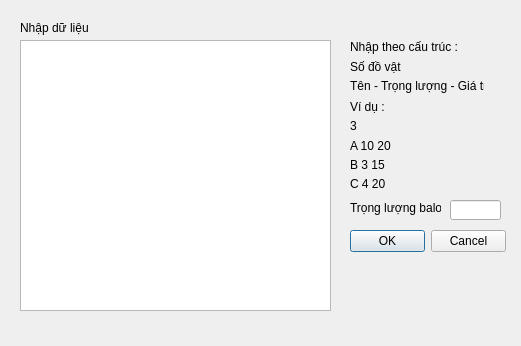
<?xml version="1.0" encoding="UTF-8"?>
<ui version="4.0">
 <class>nhap</class>
 <widget class="QDialog" name="nhap">
  <property name="geometry">
   <rect>
    <x>0</x>
    <y>0</y>
    <width>521</width>
    <height>346</height>
   </rect>
  </property>
  <property name="windowTitle">
   <string>Dialog</string>
  </property>
  <widget class="QPlainTextEdit" name="nhapnew">
   <property name="geometry">
    <rect>
     <x>20</x>
     <y>40</y>
     <width>311</width>
     <height>271</height>
    </rect>
   </property>
  </widget>
  <widget class="QDialogButtonBox" name="buttonBox">
   <property name="geometry">
    <rect>
     <x>350</x>
     <y>230</y>
     <width>156</width>
     <height>23</height>
    </rect>
   </property>
   <property name="standardButtons">
    <set>QDialogButtonBox::Cancel|QDialogButtonBox::Ok</set>
   </property>
  </widget>
  <widget class="QLabel" name="label_9">
   <property name="geometry">
    <rect>
     <x>20</x>
     <y>20</y>
     <width>71</width>
     <height>16</height>
    </rect>
   </property>
   <property name="text">
    <string>Nhập dữ liệu</string>
   </property>
  </widget>
  <widget class="QLineEdit" name="trongluong">
   <property name="geometry">
    <rect>
     <x>450</x>
     <y>200</y>
     <width>51</width>
     <height>20</height>
    </rect>
   </property>
  </widget>
  <widget class="QLabel" name="label_10">
   <property name="geometry">
    <rect>
     <x>350</x>
     <y>200</y>
     <width>91</width>
     <height>16</height>
    </rect>
   </property>
   <property name="text">
    <string>Trọng lượng balo :</string>
   </property>
  </widget>
  <widget class="QWidget" name="">
   <property name="geometry">
    <rect>
     <x>350</x>
     <y>100</y>
     <width>45</width>
     <height>91</height>
    </rect>
   </property>
   <layout class="QFormLayout" name="formLayout">
    <item row="0" column="0">
     <widget class="QLabel" name="label_4">
      <property name="text">
       <string>Ví dụ :</string>
      </property>
     </widget>
    </item>
    <item row="1" column="0">
     <widget class="QLabel" name="label_5">
      <property name="text">
       <string>3</string>
      </property>
     </widget>
    </item>
    <item row="2" column="0">
     <widget class="QLabel" name="label_6">
      <property name="text">
       <string>A 10 20</string>
      </property>
     </widget>
    </item>
    <item row="3" column="0">
     <widget class="QLabel" name="label_7">
      <property name="text">
       <string>B 3 15</string>
      </property>
     </widget>
    </item>
    <item row="4" column="0">
     <widget class="QLabel" name="label_8">
      <property name="text">
       <string>C 4 20</string>
      </property>
     </widget>
    </item>
   </layout>
  </widget>
  <widget class="QWidget" name="">
   <property name="geometry">
    <rect>
     <x>350</x>
     <y>40</y>
     <width>134</width>
     <height>53</height>
    </rect>
   </property>
   <layout class="QFormLayout" name="formLayout_2">
    <item row="0" column="0">
     <widget class="QLabel" name="label">
      <property name="text">
       <string>Nhập theo cấu trúc :</string>
      </property>
     </widget>
    </item>
    <item row="1" column="0">
     <widget class="QLabel" name="label_2">
      <property name="text">
       <string>Số đồ vật</string>
      </property>
     </widget>
    </item>
    <item row="2" column="0">
     <widget class="QLabel" name="label_3">
      <property name="text">
       <string>Tên - Trọng lượng - Giá trị </string>
      </property>
     </widget>
    </item>
   </layout>
  </widget>
 </widget>
 <resources/>
 <connections/>
</ui>
